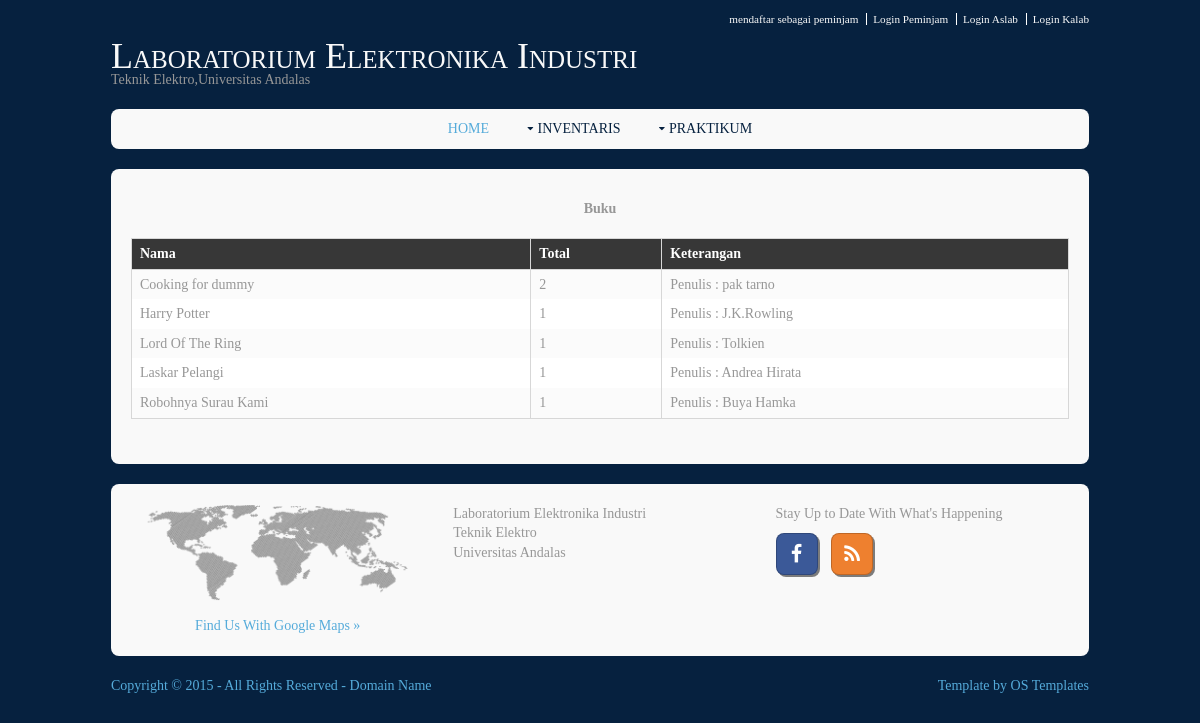
The app's page /buku.php with its own data.
### tables this page shows
CREATE TABLE IF NOT EXISTS `peralatan` (
  `peralatan_id` int(11) NOT NULL,
  `peralatan_nama` varchar(64) NOT NULL,
  `jenis_peralatan_id` int(11) NOT NULL,
  `Baik` int(11) DEFAULT NULL,
  `Rusak_ringan` int(11) DEFAULT NULL,
  `Rusak_berat` int(11) DEFAULT NULL,
  `total` int(11) NOT NULL,
  `Catatan` varchar(64) NOT NULL,
  PRIMARY KEY (`peralatan_id`)
);

### buku.php (the view, shortened to what this page needs)
<?php
    $sql = "select Peralatan_nama,total,Catatan from peralatan where jenis_peralatan_id=4";
    $sql1=mysql_query($sql);
?>
<!DOCTYPE html>
<html>
<head>
<link href="layout/styles/layout.css" rel="stylesheet" type="text/css" media="all">
</head>
<body id="top">
<div class="wrapper row0">
  <div id="topbar" class="clear">
    <nav>
      <ul>
        <li><a href="daftarpeminjam.php">mendaftar sebagai peminjam</a></li>
        <li><a href="loginpinjam.php">Login Peminjam</a></li>
        <li><a href="login.php">Login Aslab</a></li>
        <li><a href="login.php">Login Kalab</a></li>
      </ul>
    </nav>
  </div>
</div>
<div class="wrapper row1">
  <header id="header" class="clear">
    <div id="logo" class="fl_left">
      <h1><a href="#">Laboratorium Elektronika Industri</a></h1>
      <p>Teknik Elektro,Universitas Andalas</p>
    </div>
  </header>
</div>
<div class="wrapper row2">
  <div class="rounded">
    <nav id="mainav" class="clear">
      <ul class="clear">
        <li class="active"><a href="index.php">Home</a></li>
        <li><a class="drop" href="#">Inventaris</a>
        </li>
        <li><a class="drop" href="#">Praktikum</a>
        </li>
      </ul>
    </nav>
  </div>
</div>
<div class="wrapper row3">
  <div class="rounded">
    <main class="container clear">
        <center>
          <b> Buku </b> <br> <br>
        </center>
        <table>
          <tr>
              <th> Nama </th>
              <th> Total</th>
              <th> Keterangan</th>
          </tr>
          <?php
            while ($row=mysql_fetch_assoc($sql1)) {
              echo "<tr>";
              echo "<td>".$row["Peralatan_nama"]."</td>";
              echo "<td>".$row["total"]."<t/d>";
              echo "<td>".$row["Catatan"]."<t/d>";
               echo "</tr>";
            }
          ?>
        </table>
    </main>
  </div>
</div>
<div class="wrapper row4">
  <div class="rounded">
    <footer id="footer" class="clear">
      <div class="one_third first">
        <figure class="center"><img class="btmspace-15" src="images/demo/worldmap.png" alt="">
          <figcaption><a href="https://www.google.co.id/maps/place/Universitas+Andalas/@-0.914518,100.459528,17z/data=!3m1!4b1!4m2!3m1!1s0x2fd4b7969c6d51df:0xe826014ce459af90">Find Us With Google Maps &raquo;</a></figcaption>
        </figure>
      </div>
      <div class="one_third">
        <address>
        Laboratorium Elektronika Industri <br>
        Teknik Elektro<br>
        Universitas Andalas<br>
        <br>
        </address>
      </div>
      <div class="one_third">
        <p class="nospace btmspace-10">Stay Up to Date With What's Happening</p>
        <ul class="faico clear">
          <li><a class="faicon-facebook" href="#"><i class="fa fa-facebook"></i></a></li>
          <li><a class="faicon-rss" href="#http://laboratoriumelektronikaindustri.blogspot.com/"><i class="fa fa-rss"></i></a></li>
        </ul>
      </div>
    </footer>
  </div>
</div>
<div class="wrapper row5">
  <div id="copyright" class="clear">
    <p class="fl_left">Copyright &copy; 2015 - All Rights Reserved - <a href="#">Domain Name</a></p>
    <p class="fl_right">Template by <a target="_blank" href="http://www.os-templates.com/" title="Free Website Templates">OS Templates</a></p>
  </div>
</div>
</body>
</html>

### layout/styles/layout.css (style rules this page uses)
#topbar { padding:10px 0 0 0; text-align:right; font-size:.8em; }
#topbar li { display:inline; margin-right:3px; padding-right:8px; border-right:1px solid; }
#topbar li:last-child { margin-right:0; padding-right:0; border:none; }
#header #logo h1 { margin:0 0 8px 0; padding:0; font-size:36px; line-height:12px; font-variant:small-caps; font-style:normal; }
#header #logo p { margin:0; padding:0; }
.container { padding:20px 10px; }
#footer { padding:10px; }
#footer .faico { margin-bottom:10px; }
#footer .faico li { margin:0 10px 0 0; }
#footer .faico li:last-child { margin-right:0; }
#footer .faico a { border:1px solid; }
#copyright p { margin:0; padding:0; }
nav ul, nav ol { margin:0; padding:0; list-style:none; }
#mainav .drop::after, #mainav li li .drop::after, #breadcrumb li a::after, .sidebar nav a::after { position:absolute; font-family:"FontAwesome"; font-size:10px; line-height:10px; }
#mainav { text-align:center; text-transform:uppercase; }
#mainav li { display:inline-block; position:relative; margin:0 30px 0 0; padding:0; }
#mainav li:last-child { margin-right:0; }
#mainav li a { display:block; padding:0; }
#mainav .drop { padding-left:15px; }
#mainav .drop::after, #mainav li li .drop::after { content:"\f0d7"; }
#mainav .drop::after { top:5px; left:5px; }
table, th, td { border:1px solid; border-collapse:collapse; vertical-align:top; box-sizing:border-box; }
table, th { table-layout:auto; }
table { width:100%; margin-bottom:15px; }
th, td { padding:5px 8px; }
td { border-width:0 1px; }
.faico { margin:0; padding:0; list-style:none; }
.faico li { display:inline-block; margin:0 2px 0 0; padding:0; line-height:normal; }
.faico li:last-child { margin-right:0; }
.faico a { display:block; width:40px; height:40px; line-height:40px; font-size:20px; text-align:center; }
.faico a { color:#FFFFFF; }
.faicon-facebook { background-color:#3B5998; }
.faicon-rss { background-color:#EE802F; }
.rounded, input, button, textarea, #header input, #footer input, #slide-wrapper figcaption, .avatar, #comments li, .faico a, #twitter, .pagination a, .pagination strong { border-radius:8px; }
body { color:#F9F9F9; background-color:#06213F; }
a { color:#55ABDA; }
.rounded { color:inherit; background-color:#F9F9F9; }
.row0, .row0 a { color:#F9F9F9; background-color:#06213F; }
.row1 { color:#979797; background-color:#06213F; }
.row1 a { color:#F9F9F9; background-color:inherit; }
.row2, .row2 a { color:#06213F; background-color:inherit; }
.row3 { color:#979797; background-color:inherit; }
.row4 { color:#979797; background-color:inherit; }
.row5, .row5 a { color:#55ABDA; background-color:#06213F; }
#topbar li { border-color:#FFFFFF; }
#footer .faico a { box-shadow:2px 2px 0 0 rgba(0,0,0,.5); border-color:rgba(0,0,0,.2); }
#mainav li a { color:inherit; }
#mainav .active a, #mainav a:hover, #mainav li:hover > a { color:#55ABDA; background-color:inherit; }
table, th, td, #comments .avatar, #comments input, #comments textarea { border-color:#D7D7D7; }
th { color:#FFFFFF; background-color:#373737; }
tr, #comments li, #comments input[type="submit"], #comments input[type="reset"] { color:inherit; background-color:#FBFBFB; }
tr:nth-child(odd), #comments li:nth-child(odd) { color:inherit; background-color:#FFFFFF; }
@media screen and (min-width:978px) { .wrapper { max-width:978px; } }

### records on screen
peralatan: peralatan_nama "Cooking for dummy", total "2", Catatan "Penulis : pak tarno"
peralatan: peralatan_nama "Harry Potter", total "1", Catatan "Penulis : J.K.Rowling"
peralatan: peralatan_nama "Lord Of The Ring", total "1", Catatan "Penulis : Tolkien"
peralatan: peralatan_nama "Laskar Pelangi", total "1", Catatan "Penulis : Andrea Hirata"
peralatan: peralatan_nama "Robohnya Surau Kami", total "1", Catatan "Penulis : Buya Hamka"
